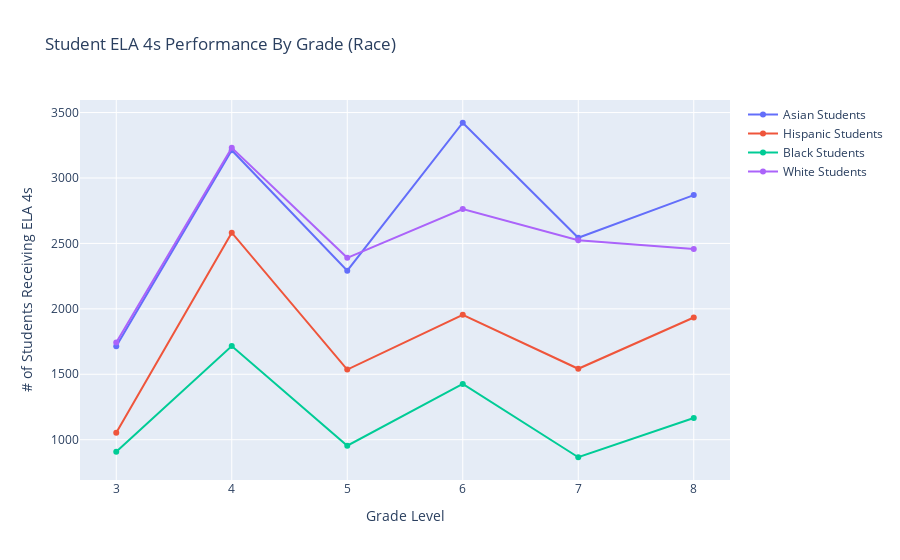

The code cell stored with this chart in its notebook:
### Markdown cell above
## ELA Test Performance by Race

### Code cell
# Create the math scores for each race
asian_ELA = []
asian_ELA.append(sum(df['Grade 3 ELA 4s - Asian or Pacific Islander']))
asian_ELA.append(sum(df['Grade 4 ELA 4s - Asian or Pacific Islander']))
asian_ELA.append(sum(df['Grade 5 ELA 4s - Asian or Pacific Islander']))
asian_ELA.append(sum(df['Grade 6 ELA 4s - Asian or Pacific Islander']))
asian_ELA.append(sum(df['Grade 7 ELA 4s - Asian or Pacific Islander']))
asian_ELA.append(sum(df['Grade 8 ELA 4s - Asian or Pacific Islander']))

white_ELA = []
white_ELA.append(sum(df['Grade 3 ELA 4s - White']))
white_ELA.append(sum(df['Grade 4 ELA 4s - White']))
white_ELA.append(sum(df['Grade 5 ELA 4s - White']))
white_ELA.append(sum(df['Grade 6 ELA 4s - White']))
white_ELA.append(sum(df['Grade 7 ELA 4s - White']))
white_ELA.append(sum(df['Grade 8 ELA 4s - White']))

black_ELA = []
black_ELA.append(sum(df['Grade 3 ELA 4s - Black or African American']))
black_ELA.append(sum(df['Grade 4 ELA 4s - Black or African American']))
black_ELA.append(sum(df['Grade 5 ELA 4s - Black or African American']))
black_ELA.append(sum(df['Grade 6 ELA 4s - Black or African American']))
black_ELA.append(sum(df['Grade 7 ELA 4s - Black or African American']))
black_ELA.append(sum(df['Grade 8 ELA 4s - Black or African American']))

hispanic_ELA = []
hispanic_ELA.append(sum(df['Grade 3 ELA 4s - Hispanic or Latino']))
hispanic_ELA.append(sum(df['Grade 4 ELA 4s - Hispanic or Latino']))
hispanic_ELA.append(sum(df['Grade 5 ELA 4s - Hispanic or Latino']))
hispanic_ELA.append(sum(df['Grade 6 ELA 4s - Hispanic or Latino']))
hispanic_ELA.append(sum(df['Grade 7 ELA 4s - Hispanic or Latino']))
hispanic_ELA.append(sum(df['Grade 8 ELA 4s - Hispanic or Latino']))
# Create dataframe of ELA scores
race_ELA = pd.DataFrame({'Asian ELA':asian_ELA,'Black ELA':black_ELA,'White ELA':white_ELA, 'Hispanic ELA':hispanic_ELA})
race_ELA['Grade'] = [3,4,5,6,7,8]
# Create a trace
trace = go.Scatter(
    x = race_ELA['Grade'],
    y = race_ELA['Asian ELA'],
    name = 'Asian Students'
)

trace2 = go.Scatter(
    x = race_ELA['Grade'],
    y = race_ELA['Hispanic ELA'],
    name = 'Hispanic Students'
)

trace3 = go.Scatter(
    x = race_ELA['Grade'],
    y = race_ELA['Black ELA'],
    name = 'Black Students'
)

trace4 = go.Scatter(
    x = race_ELA['Grade'],
    y = race_ELA['White ELA'],
    name = 'White Students'
)

layout= go.Layout(
    title= 'Student ELA 4s Performance By Grade (Race)',
    xaxis= dict(
        title= 'Grade Level'
    ),
    yaxis=dict(
        title='# of Students Receiving ELA 4s'
    )
)

data = [trace, trace2, trace3, trace4]

fig = go.Figure(data=data, layout=layout)
iplot(fig, filename='scatter_hover_labels')
Image(pio.to_image(fig, format='png'))

### Figure 1 — Plotly figure (JSON) as saved in the notebook; plotly's stock layout.template omitted (floating-point values rounded to 4 significant figures)
{"data": [{"name": "Asian Students", "type": "scatter", "x": [3, 4, 5, 6, 7, 8], "y": [1714, 3212, 2292, 3422, 2543, 2869]}, {"name": "Hispanic Students", "type": "scatter", "x": [3, 4, 5, 6, 7, 8], "y": [1054, 2582, 1536, 1954, 1542, 1934]}, {"name": "Black Students", "type": "scatter", "x": [3, 4, 5, 6, 7, 8], "y": [908, 1716, 954, 1426, 866, 1166]}, {"name": "White Students", "type": "scatter", "x": [3, 4, 5, 6, 7, 8], "y": [1743, 3231, 2390, 2762, 2524, 2457]}], "layout": {"title": {"text": "Student ELA 4s Performance By Grade (Race)"}, "xaxis": {"title": {"text": "Grade Level"}}, "yaxis": {"title": {"text": "# of Students Receiving ELA 4s"}}}}
